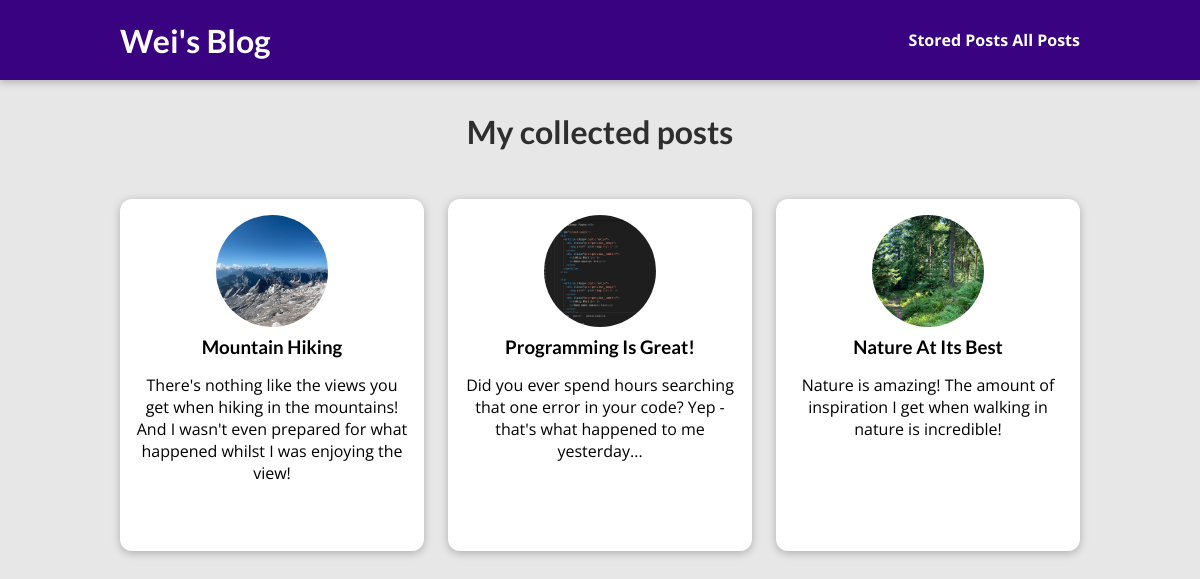
The app's page /posts, older data.
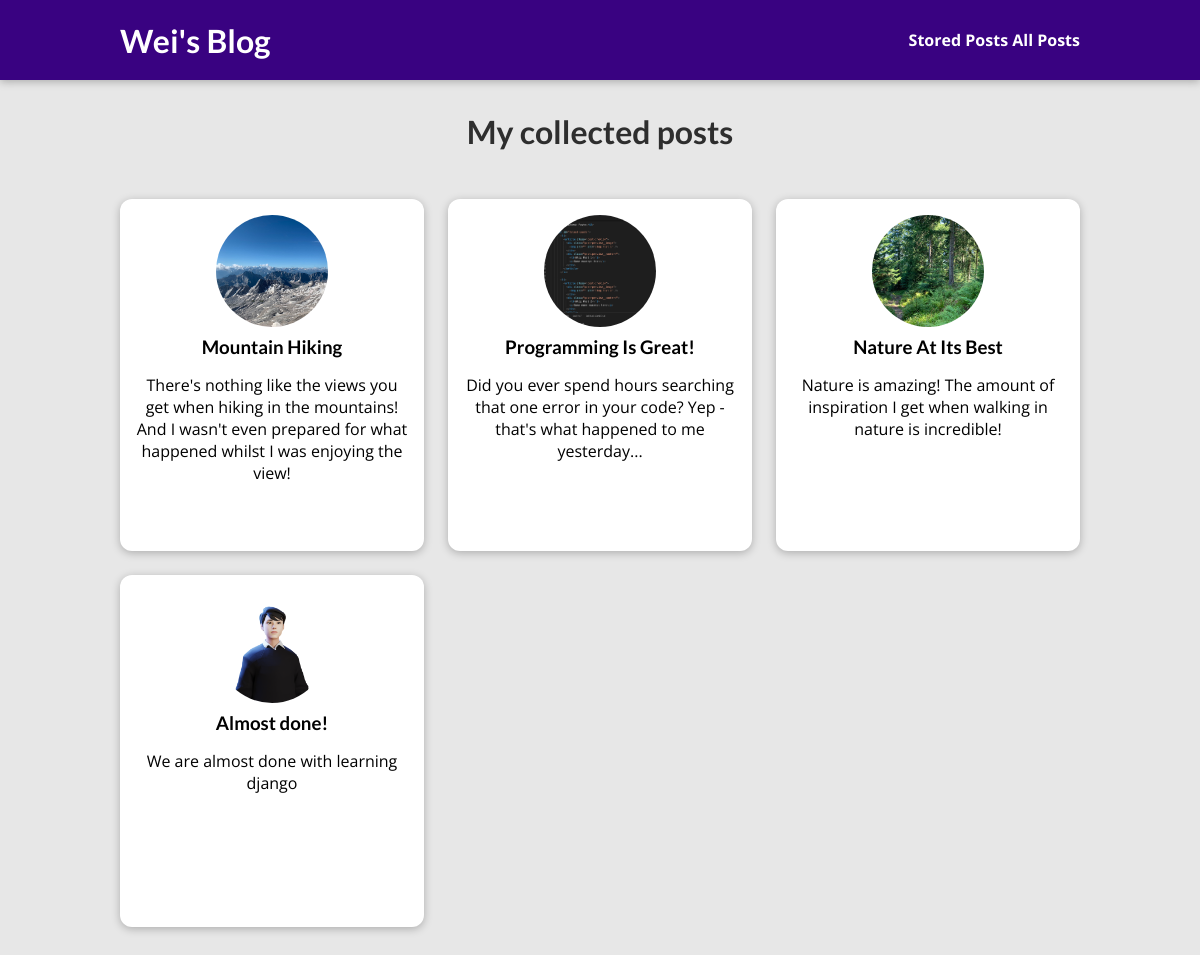
The same page, newer data.
### blog/models.py (models this page shows, shortened)
class Post(models.Model):
    title = models.CharField(max_length=150)
    excerpt = models.CharField(max_length=200)
    image_name = models.ImageField(upload_to = "posts", null = True)
    date = models.DateField(auto_now=True)
    slug = models.SlugField(unique=True) # Slug field and unique == true, sets db_index is true automatically.
    content = models.TextField(validators = [MinLengthValidator(10)])
    author = models.ForeignKey(Author, on_delete=models.SET_NULL, null = True,related_name="posts") # one author many posts. but 1 post made by 1 author, hence the author should be the foreign key.
    tags = models.ManyToManyField(Tag)

### blog/views.py (the view)
# urls.py: path("posts", views.AllPostsView.as_view(), name = "posts-page"),
class AllPostsView(ListView):
    template_name = "blog/all-posts.html"
    model = Post
    ordering = ["-date"]
    context_object_name = "all_posts"

### blog/templates/blog/all-posts.html (shortened to what this page needs)
{% extends 'base.html' %}
{% load static %}
{% block css_files %}
    <link rel="stylesheet" href="{% static "blog/post.css" %}" />
    <link rel="stylesheet" href="{% static 'blog/all-posts.css' %}">
{% endblock  %}
{% block content %}
    <section id = "all-posts">
        <h2>My collected posts</h2>
        <ul>
            {% for post in all_posts %}
                {% include "blog/includes/post.html" %}
            {% endfor %}
        </ul>
    </section>
{% endblock  %}

### blog/templates/blog/includes/post.html
<li>
    <article class="post">
      <a href="{% url 'post-detail-page' post.slug %}">
        <img
          src="{{post.image_name.url}}"
          alt="{{post.title}}"
        />
        <div class="post__content">
          <h3>{{post.title }}</h3>
          <p>
            {{post.excerpt}}
          </p>
        </div>
      </a>
    </article>
  </li>

Row changes from the older to the newer data that the page shows:
added Post: image_name (picture), title "Almost done!", excerpt "We are almost done with learning django"
